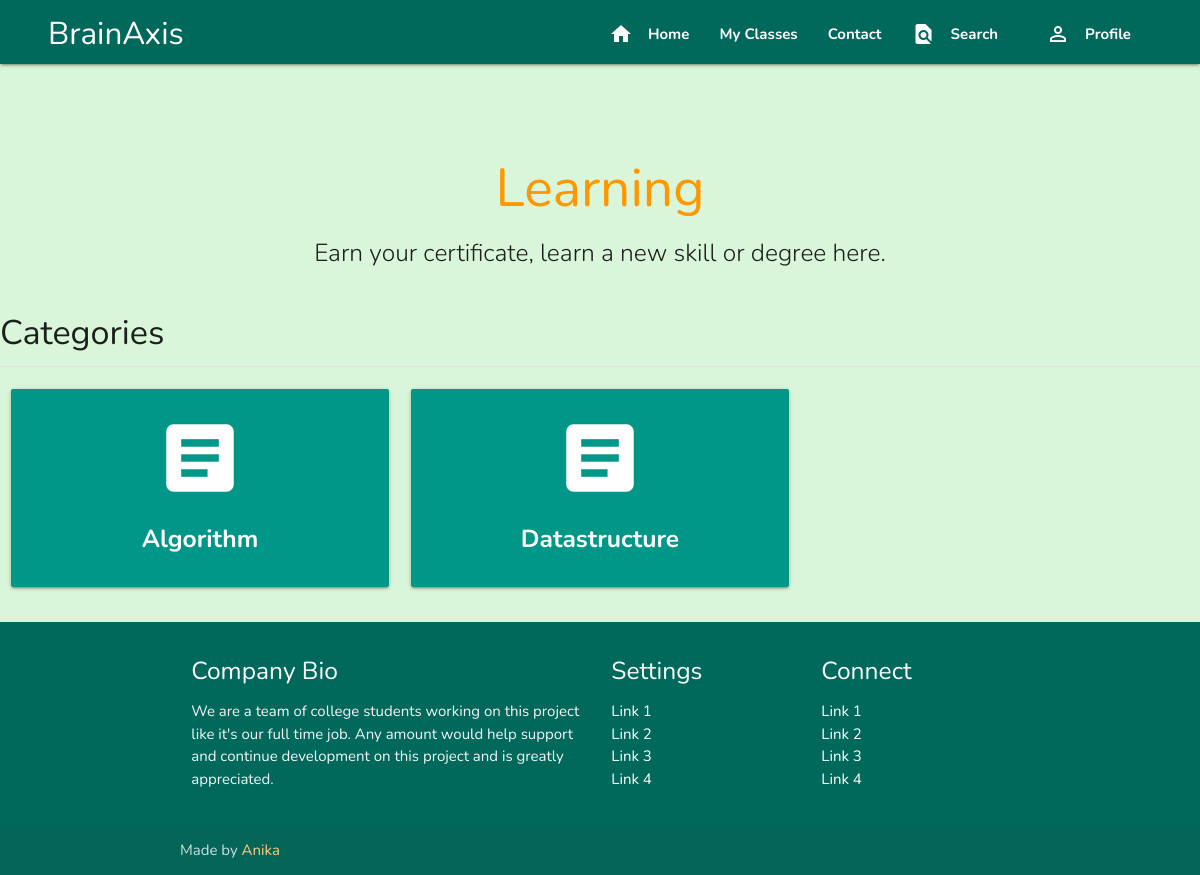
Page /course/categories/ (signed in) on the earlier database version.
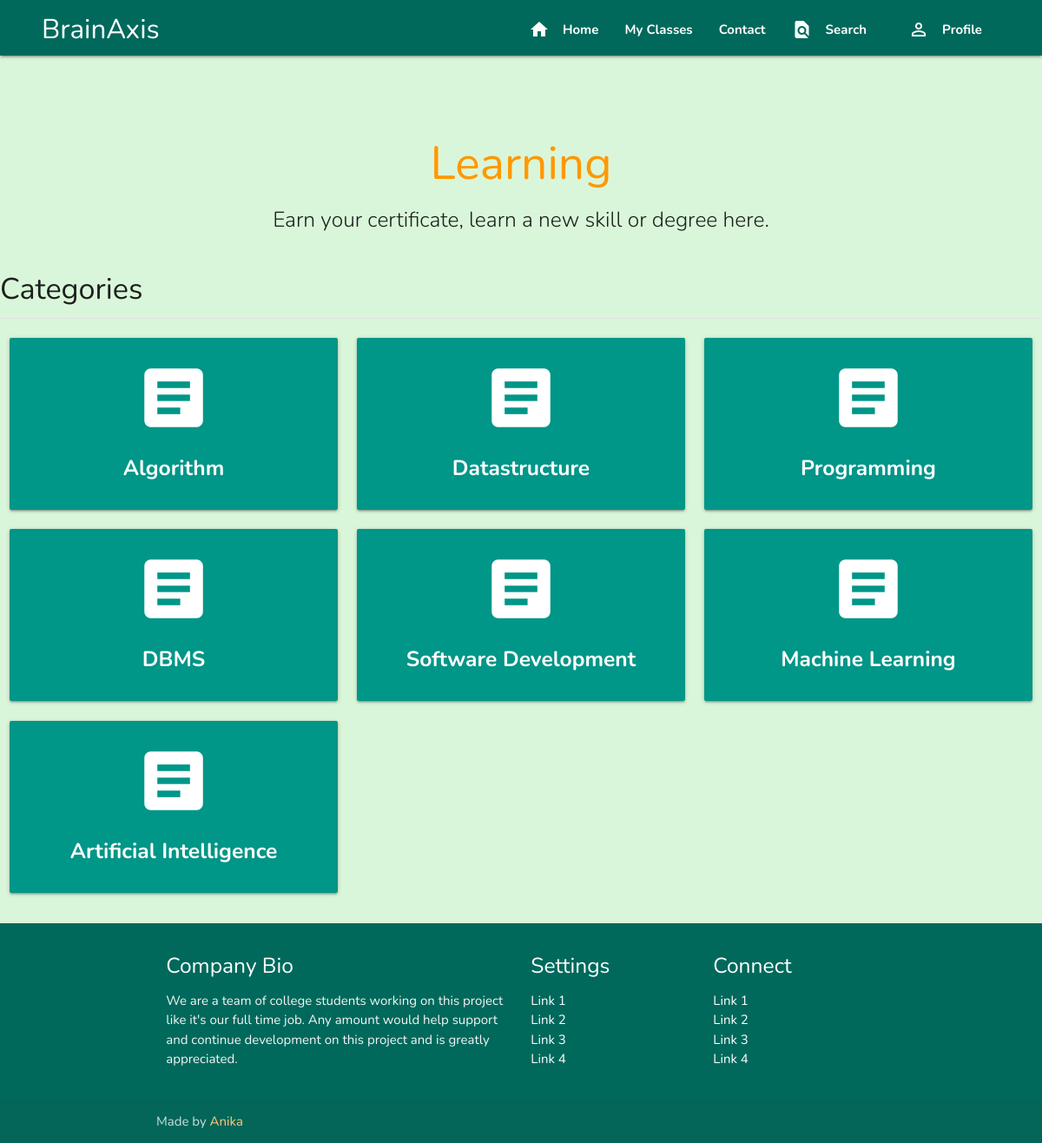
Same page on the later database version.
### classroom/models.py (models this page shows, shortened)
class Category(models.Model):
	title = models.CharField(max_length=100, verbose_name='Title')
	icon = models.CharField(max_length=100, verbose_name='Icon', default='article')
	slug = models.SlugField(unique=True)

### classroom/views.py (the view)
# urls.py: path('categories/', Categories, name='categories'),
def Categories(request):
	categories = Category.objects.all()
	context = {
		'categories': categories
	}
	return render(request, 'classroom/categories.html', context)

### authy/views.py (called while the page is built)
def SideNavInfo(request):
	user = request.user
	nav_profile = None
	if user.is_authenticated:
		nav_profile = Profile.objects.get(user=user)
	return {'nav_profile': nav_profile}

### student_portall/templates/classroom/categories.html
{% extends 'base.html' %}
{% load static %}
{% block banner %}
<div class="section no-pad-bot" id="index-banner">
	<div class="container">
		<br><br>
		<h2 class="header orange-text center">Learning</h2>
		<h5 class="header col s12 light center"> Earn your certificate, learn a new skill or degree here.</h5>
	</div>
</div>
{% endblock %}
{% block content %}
<div class="section">
	<h4>Categories</h4>
	<div class="divider"></div>
</div>
<div class="row">
{% for category in categories %}
    <div class="col s12 m4">
      <a href="{% url 'category-courses' category.slug %}">
      <div class="card-panel teal center-align white-text">
        <i class="material-icons large">{{ category.icon }}</i>
        <h5><b>{{ category.title }}</b></h5>
      </div>
      </a>
    </div>
{% endfor %}
</div>
{% endblock %}

### student_portall/templates/base.html (shortened to what this page needs)
{% load static %}
<!DOCTYPE html>
<html lang="en">
<head>
  <link href="{% static 'css/materialize.css' %}" type="text/css" rel="stylesheet" media="screen,projection" />
  <link href="{% static 'css/style.css' %}" type="text/css" rel="stylesheet" media="screen,projection" />
</head>
<body  id="home" class="scrollspy">
  <div class="navbar-fixed">
    <nav class="#00695c teal darken-3">
      <div class="nav-wrapper" style="margin-left: 4%; margin-right: 2%; margin-top: 0.18%; padding-right: 1%;">
        <a href="{% url 'home' %}" class="brand-logo">BrainAxis</a>
        <ul class="right hide-on-med-and-down">
          <li>
            <a href="{% url 'home' %}"><b><i class="material-icons left">home</i>Home</b></a>
          </li>
          {% if user.is_authenticated and user.profile.user_type == 'teacher' %}
          <li>
            <a href="{% url 'my-courses' %}"><b>My Courses</b></a>
          </li>
          {% elif user.is_authenticated and user.profile.user_type == 'student' %}
          <li>
            <a href="{% url 'index' %}"><b>My Classes</b></a>
          </li>
          {% else %}
          <li>
            <a href="#"><b>Servises</b></a>
          </li>
          {% endif %}
          <li>
            <a href="{% url 'contact' %}"><b>Contact</b></a>
          </li>
          <li>
            <a href="#searchh"><b><i class="material-icons left">find_in_page</i>Search</b></a>
          </li>
          {% if user.is_authenticated %}
          <li>
            <a href="#" data-target="slide-out" class="sidenav-trigger show-on-large"><i
                class="material-icons left">person_outline</i><b>Profile</b></a>
          </li>
          {% else %}
          <li>
            <a href="{% url 'login' %}"><b>Sign In</b></a>
          </li>
          {% endif %}
        </ul>
      </div>
    </nav>
  </div>
  {% block banner %}
  {% endblock %}
  {% block content %}
  {% endblock %}
  <footer class="page-footer #00695c teal darken-3">
    <div class="container">
      <div class="row">
        <div class="col l6 s12">
          <h5 class="white-text">Company Bio</h5>
          <p class="grey-text text-lighten-4">We are a team of college students working on this project like it's our full time job. Any amount would help support and continue development on this project and is greatly appreciated.</p>
        </div>
        <div class="col l3 s12">
          <h5 class="white-text">Settings</h5>
          <ul>
            <li><a class="white-text" href="#!">Link 1</a></li>
            <li><a class="white-text" href="#!">Link 2</a></li>
            <li><a class="white-text" href="#!">Link 3</a></li>
            <li><a class="white-text" href="#!">Link 4</a></li>
          </ul>
        </div>
        <div class="col l3 s12">
          <h5 class="white-text">Connect</h5>
          <ul>
            <li><a class="white-text" href="#!">Link 1</a></li>
            <li><a class="white-text" href="#!">Link 2</a></li>
            <li><a class="white-text" href="#!">Link 3</a></li>
            <li><a class="white-text" href="#!">Link 4</a></li>
          </ul>
        </div>
      </div>
    </div>
    <div class="footer-copyright">
      <div class="container">
      Made by <a class="orange-text text-lighten-3" href="http://materializecss.com">Anika</a>
      </div>
    </div>
  </footer>
</body>
</html>

### student_portall/static/css/style.css (style rules this page uses)
body { justify-content: center; background-color: rgb(218, 246, 218); font-family: 'Nunito', sans-serif; }

Differences in the rows shown:
added Category: title "Programming"
added Category: title "DBMS"
added Category: title "Software Development"
added Category: title "Machine Learning"
added Category: title "Artificial Intelligence"
